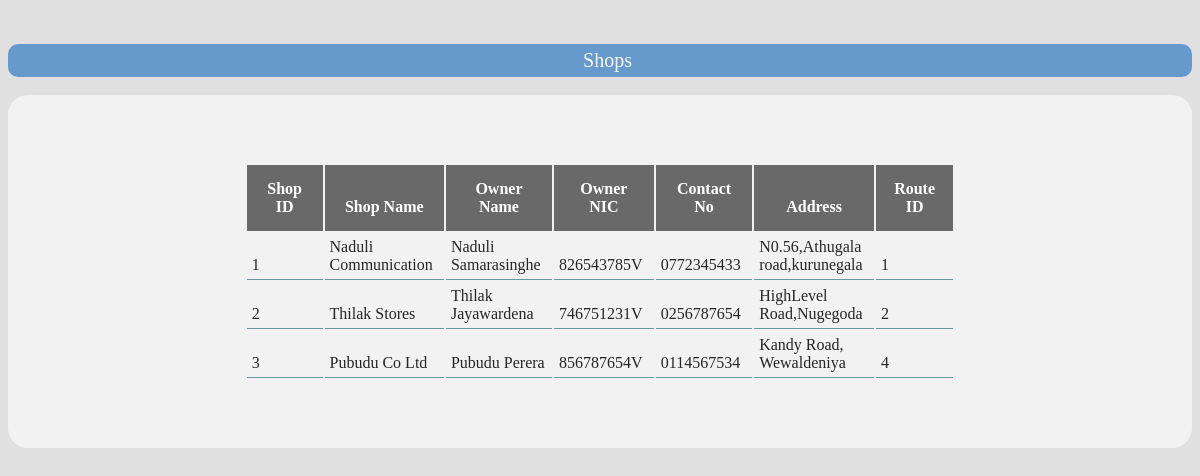
Page /Admin/view_shop.php on the committed database.
### tables this page shows
CREATE TABLE `shop` (
  `ShopId` int(11) NOT NULL,
  `Name` varchar(255) NOT NULL,
  `OwnerName` varchar(255) NOT NULL,
  `OwnerNIC` varchar(255) NOT NULL,
  `TPNumber` varchar(255) NOT NULL,
  `Address` varchar(255) NOT NULL,
  `RouteId` varchar(255) NOT NULL
);

### Admin/view_shop.php (the view, shortened to what this page needs)
<html lang="en">
  <head>
    <link rel="stylesheet" href="../css/main.css">
  </head>
  <body bgcolor="#e0e0e0">
<center>
		<br>
<br>
<div class="h2div" >Shops</div>
<br>
<div class="div">
<br>
<table class="table1 normaltable" >
	<tr>
		<th class="tablerecharge">Shop ID</th>
		<th class="tablerecharge">Shop Name</th>
		<th class="tablerecharge">Owner Name</th>
		<th class="tablerecharge">Owner NIC</th>
        <th class="tablerecharge">Contact No</th>
        <th class="tablerecharge">Address</th>
        <th class="tablerecharge">Route ID</th>
	</tr>
    <?php
            $sql_query = "select * from  shop";
            $result = mysql_query($sql_query);
            while ($data = mysql_fetch_array($result))
            {
                $id = $data['ShopId'];
                $sname = $data['Name'];
                $oname = $data['OwnerName'];
                $nic = $data['OwnerNIC'];
                $tp = $data['TPNumber'];
                $add = $data['Address'];
                $rid = $data['RouteId'];
                echo '
                	<tr>
                		<td class="tablerecharge">'.$id.'</td>
                		<td class="tablerecharge">'.$sname.'</td>
                		<td class="tablerecharge">'.$oname.'</td>
                		<td class="tablerecharge">'.$nic.'</td>
                        <td class="tablerecharge">'.$tp.'</td>
                        <td class="tablerecharge">'.$add.'</td>
                        <td class="tablerecharge">'.$rid.'</td>
                	</tr>';
            }
	?>
	</table>
<br>
</div>
<br>
</center>
  </body>
</html>

### css/main.css (style rules this page uses)
.div { border-radius: 20px; background-color: #f2f2f2; padding-bottom: 50px; padding-top: 50px; }
.table1 { border-radius: 10px; width: 60% }
.h2div { background-color: #6699cc; color: #F8F8F8; font-family: Georgia; font-size: 20px; vertical-align: center; padding-left: 15px; padding-top: 5px; padding-bottom: 5px; border-radius: 10px; }
.tablerecharge { width: 10% }
.normaltable td { vertical-align: bottom; padding: 5px; text-align: 15px; height: 10px; border-bottom: 1px solid #669999; color: #262626 }
.normaltable th { background-color: #696969 ; color: white; height: 20px; vertical-align: bottom; padding: 15px; text-align: 15px }

### rows in the picture
shop: ShopId "1", Name "Naduli Communication", OwnerName "Naduli Samarasinghe", OwnerNIC "826543785V", TPNumber "0772345433", Address "N0.56,Athugala road,kurunegala", RouteId "1"
shop: ShopId "2", Name "Thilak Stores", OwnerName "Thilak Jayawardena", OwnerNIC "746751231V", TPNumber "0256787654", Address "HighLevel Road,Nugegoda", RouteId "2"
shop: ShopId "3", Name "Pubudu Co Ltd", OwnerName "Pubudu Perera", OwnerNIC "856787654V", TPNumber "0114567534", Address "Kandy Road, Wewaldeniya", RouteId "4"
